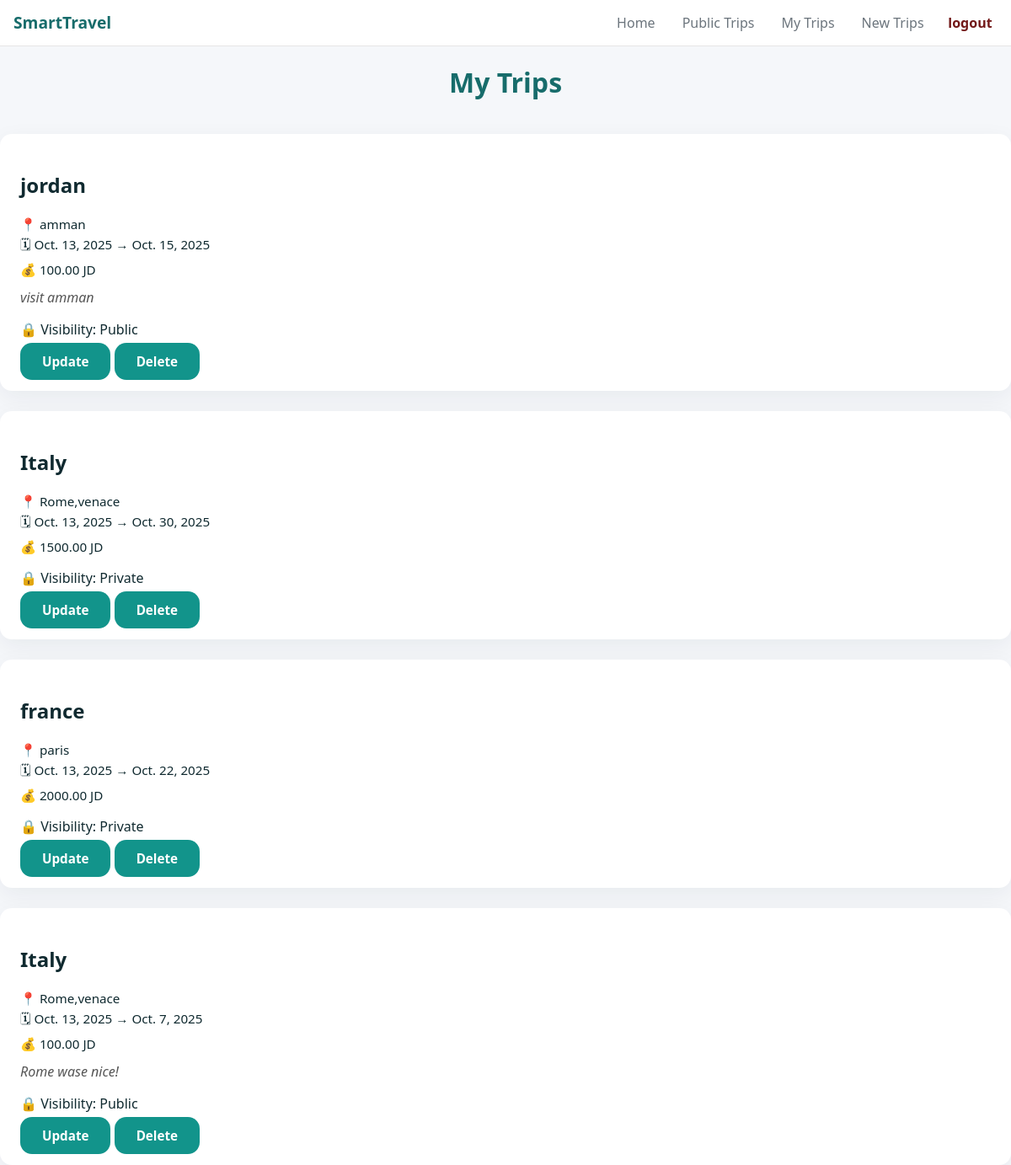
The app's page /my-trips/ (signed in) with its own data.
### planner/models.py (models this page shows, shortened)
class Trip(models.Model):
    user = models.ForeignKey(User, on_delete=models.CASCADE)
    title = models.CharField(max_length=200)
    destination = models.CharField(max_length=200)
    start_date = models.DateField()
    end_date = models.DateField()
    budget = models.DecimalField(max_digits=10, decimal_places=2)
    description = models.TextField(blank=True, null= True)
    is_public = models.BooleanField(default=False)
    review = models.TextField(blank=True, null=True)
    created_at = models.DateTimeField(auto_now_add=True)

### planner/views.py (the view)
# urls.py: path('my-trips/', views.mytrips_view, name='my_trips'),
@login_required
def mytrips_view(request):
    my_trips = Trip.objects.filter(user=request.user).order_by('-created_at')
    return render(request, 'trip/my_trip.html', {'my_trips': my_trips})

### planner/templates/trip/my_trip.html
{% extends 'base.html' %}
{% load static %}
{% block content %}
<div class="my-trips-container">
  <h1 class="page-title">My Trips</h1>
  {% if my_trips %}
  <div class="trip-cards">
    {% for trip in my_trips %}
    <div class="trip-card">
        <h2>{{ trip.title }}</h2>
        <p class="trip-destination">📍 {{ trip.destination }}</p>
      <p class="trip-date">🗓 {{ trip.start_date }} → {{ trip.end_date }}</p>
      <p class="trip-budget">💰 {{ trip.budget }} JD</p>
      {% if trip.description %}
      <p class="trip-desc">{{ trip.description }}</p>
      {% endif %}
      <p class="trip-visibility">🔒 Visibility: {{ trip.is_public|yesno:"Public,Private" }}</p>
      <div class="trip-actions">
        <a href="{% url 'trip_update' trip.id %}" class="btn-primary update-btn">Update</a>
        <a href="{% url 'trip_delete' trip.id %}" class="btn-primary delete-btn">Delete</a>
      </div>
    </div>
    {% endfor %}
  </div>
  {% else %}
  <p class="no-trips">No trips yet 😢</p>
  {% endif %}
</div>
{% endblock %}

### planner/static/css/base.css (style rules this page uses)
:root { --primary: #176c6b; --primary-2: #12948b; --bg: #f6f7f8; --card: #ffffff; --muted: #6c757d; --logout-color: #721818; --accent: #e76f51; --dark: #102a30; --radius: 14px; --shadow: 0 8px 28px rgba(16, 42, 48, 0.06); }
* { box-sizing: border-box }
body { margin: 0; font-family: system-ui, -apple-system, "Segoe UI", Roboto, Arial; background: var(--bg); color: #111; font-size: 16px; }

### planner/static/css/home.css (style rules this page uses)
:root { --primary: #176c6b; --primary-2: #12948b; --accent: #e76f51; --muted: #6c757d; --bg: #f5f7fa; --card: #ffffff; --dark: #102a30; --radius: 14px; --shadow: 0 8px 28px rgba(16, 42, 48, 0.06); }
* { box-sizing: border-box }
body { margin: 0; font-family: "Segoe UI", Tahoma, Geneva, Verdana, sans-serif; background: var(--bg); color: var(--dark); -webkit-font-smoothing: antialiased; }

### planner/static/css/add_trip.css (style rules this page uses)
body { background: var(--bg); font-family: 'Inter', sans-serif; color: var(--dark); -webkit-font-smoothing: antialiased; }
.page-title { font-size: 1.9rem; color: var(--primary); font-weight: 700; margin-bottom: 10px; }
a.btn-primary, a.delete-btn, a.update-btn, button.btn-primary { background: var(--primary-2); color: white; border: none; padding: 12px 26px; border-radius: var(--radius); font-weight: 600; cursor: pointer; transition: all 0.3s ease; font-size: 0.95rem; text-decoration: none; }

### planner/static/css/public_trips.css (style rules this page uses)
body { background: var(--bg); font-family: "Segoe UI", Tahoma, Geneva, Verdana, sans-serif; color: var(--dark); margin: 0; }
.page-title { text-align: center; font-size: 2rem; margin-bottom: 40px; color: var(--primary); }
.trip-cards { display: grid; gap: 24px; }
.trip-card { background: var(--card); border-radius: var(--radius); padding: 24px; box-shadow: var(--shadow); transition: transform 0.2s ease, box-shadow 0.2s ease; }
.trip-destination, .trip-date, .trip-budget { font-size: 0.95rem; margin: 4px 0; }
.trip-desc { margin-top: 12px; color: #555; font-style: italic; }

### records on screen
Trip: title "jordan", destination "amman", start_date "Oct. 13, 2025", end_date "Oct. 15, 2025", budget "100.00", description "visit amman", is_public "Public"
Trip: title "Italy", destination "Rome,venace", start_date "Oct. 13, 2025", end_date "Oct. 30, 2025", budget "1500.00", is_public "Private"
Trip: title "france", destination "paris", start_date "Oct. 13, 2025", end_date "Oct. 22, 2025", budget "2000.00", is_public "Private"
Trip: title "Italy", destination "Rome,venace", start_date "Oct. 13, 2025", end_date "Oct. 7, 2025", budget "100.00", description "Rome wase nice!", is_public "Public"
